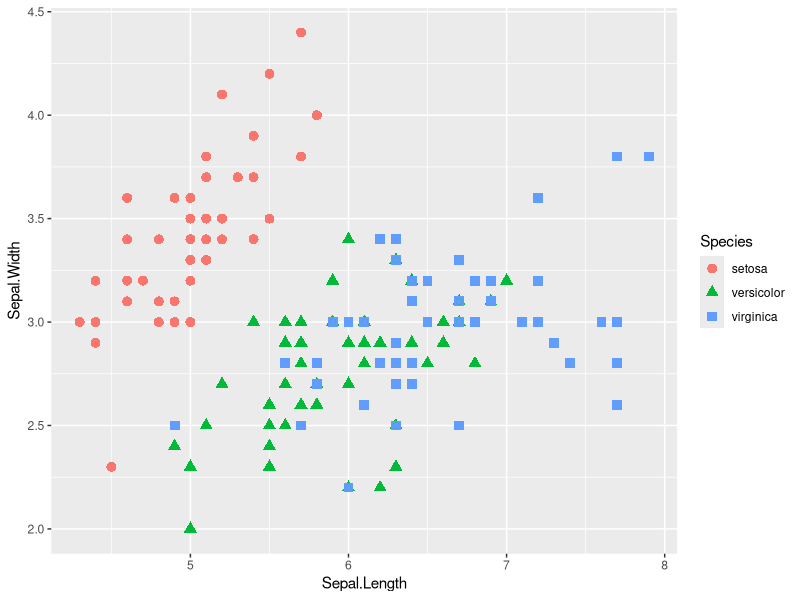
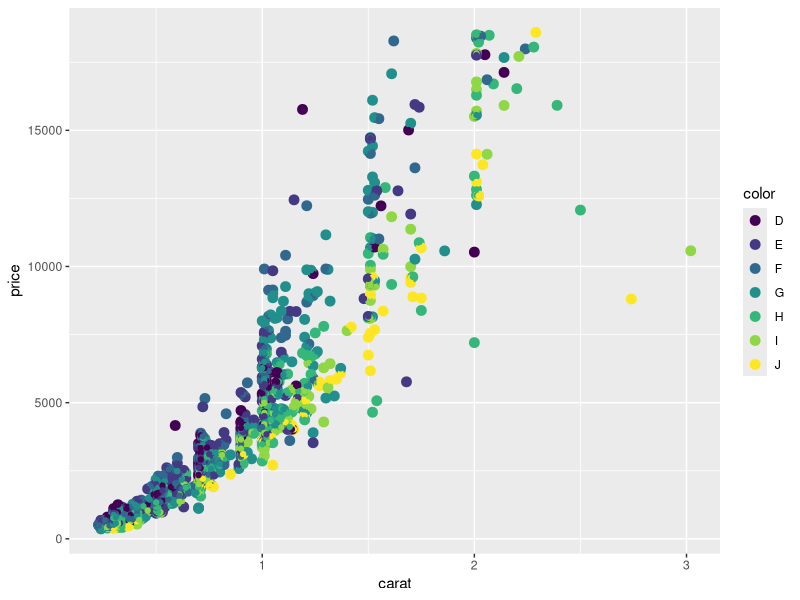
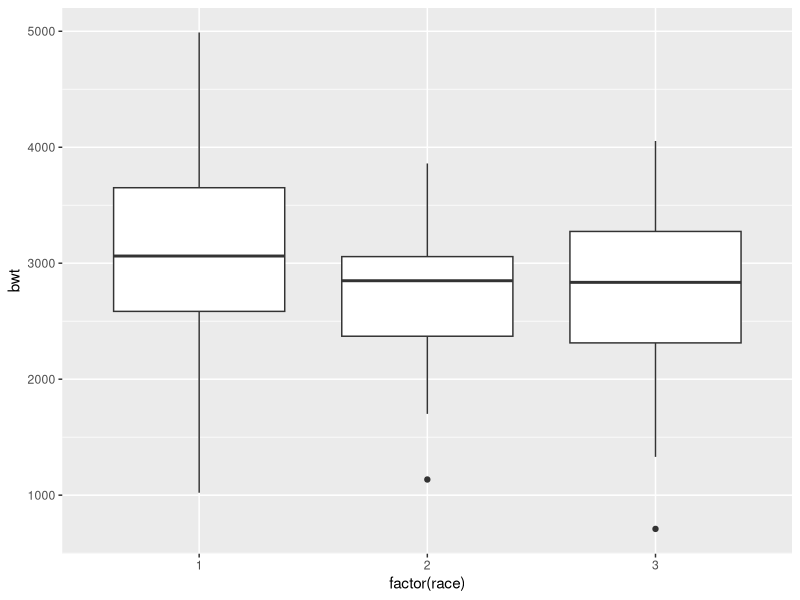

Here is the R script that generated these plots, in order:
#ggplot learning code
#Amit Kumar
#February 22 2015

install.packages("ggplot2", dependencies = TRUE)
install.packages("plyr")
install.packages("ggthemes")
install.packages("reshape2")

# Loads package into memory
library("ggplot2")
library("reshape2")
library("ggthemes")
library("plyr")

myplot <- ggplot(data = iris, aes(x=Sepal.Length, y=Sepal.Width, color = Species)) + geom_point(size = 3)

myplot <- ggplot(data = iris, aes(x=Sepal.Length, y=Sepal.Width, color = Species)) + 
  geom_point(aes(shape = Species),size = 3)

myplot + geom_point()
summary(myplot)



d2 <- diamonds[sample(1:dim(diamonds)[1], 1000), ]

diamondPlot <- ggplot(data = d2, aes(x=carat, y=price, color = color)) + 
  geom_point(size = 3)

diamondPlot + geom_point()

library(MASS)

ggplot(birthwt, aes(factor(race), bwt)) + geom_boxplot()

